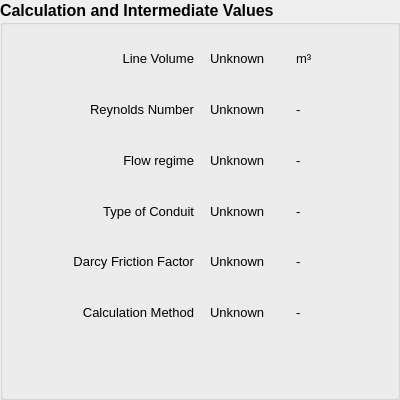
   <widget class="QGroupBox" name="Output">
    <property name="geometry">
     <rect>
      <x>430</x>
      <y>210</y>
      <width>400</width>
      <height>400</height>
     </rect>
    </property>
    <property name="font">
     <font>
      <pointsize>12</pointsize>
      <weight>75</weight>
      <bold>true</bold>
     </font>
    </property>
    <property name="title">
     <string>Calculation and Intermediate Values</string>
    </property>
    <layout class="QGridLayout" name="gridLayout" columnminimumwidth="180,0,0">
     <item row="0" column="0">
      <widget class="QLabel" name="label_19">
       <property name="font">
        <font>
         <pointsize>10</pointsize>
         <weight>50</weight>
         <bold>false</bold>
        </font>
       </property>
       <property name="text">
        <string>Line Volume</string>
       </property>
       <property name="alignment">
        <set>Qt::AlignRight|Qt::AlignTrailing|Qt::AlignVCenter</set>
       </property>
      </widget>
     </item>
     <item row="0" column="1">
      <widget class="QLabel" name="Output_LineVolume">
       <property name="font">
        <font>
         <pointsize>10</pointsize>
         <weight>50</weight>
         <bold>false</bold>
        </font>
       </property>
       <property name="text">
        <string>Unknown</string>
       </property>
       <property name="indent">
        <number>10</number>
       </property>
      </widget>
     </item>
     <item row="0" column="2">
      <widget class="QLabel" name="label_20">
       <property name="font">
        <font>
         <pointsize>10</pointsize>
         <weight>50</weight>
         <bold>false</bold>
        </font>
       </property>
       <property name="text">
        <string>m³</string>
       </property>
      </widget>
     </item>
     <item row="1" column="0">
      <widget class="QLabel" name="label_17">
       <property name="font">
        <font>
         <pointsize>10</pointsize>
         <weight>50</weight>
         <bold>false</bold>
        </font>
       </property>
       <property name="text">
        <string>Reynolds Number</string>
       </property>
       <property name="alignment">
        <set>Qt::AlignRight|Qt::AlignTrailing|Qt::AlignVCenter</set>
       </property>
      </widget>
     </item>
     <item row="1" column="1">
      <widget class="QLabel" name="Output_Reynolds">
       <property name="font">
        <font>
         <pointsize>10</pointsize>
         <weight>50</weight>
         <bold>false</bold>
        </font>
       </property>
       <property name="text">
        <string>Unknown</string>
       </property>
       <property name="indent">
        <number>10</number>
       </property>
      </widget>
     </item>
     <item row="1" column="2">
      <widget class="QLabel" name="label_18">
       <property name="font">
        <font>
         <pointsize>10</pointsize>
         <weight>50</weight>
         <bold>false</bold>
        </font>
       </property>
       <property name="text">
        <string>-</string>
       </property>
      </widget>
     </item>
     <item row="2" column="0">
      <widget class="QLabel" name="label_21">
       <property name="font">
        <font>
         <pointsize>10</pointsize>
         <weight>50</weight>
         <bold>false</bold>
        </font>
       </property>
       <property name="text">
        <string>Flow regime</string>
       </property>
       <property name="alignment">
        <set>Qt::AlignRight|Qt::AlignTrailing|Qt::AlignVCenter</set>
       </property>
      </widget>
     </item>
     <item row="2" column="1">
      <widget class="QLabel" name="Output_FlowRegime">
       <property name="font">
        <font>
         <pointsize>10</pointsize>
         <weight>50</weight>
         <bold>false</bold>
        </font>
       </property>
       <property name="text">
        <string>Unknown</string>
       </property>
       <property name="indent">
        <number>10</number>
       </property>
      </widget>
     </item>
     <item row="2" column="2">
      <widget class="QLabel" name="label_22">
       <property name="font">
        <font>
         <pointsize>10</pointsize>
         <weight>50</weight>
         <bold>false</bold>
        </font>
       </property>
       <property name="text">
        <string>-</string>
       </property>
      </widget>
     </item>
     <item row="3" column="0">
      <widget class="QLabel" name="label_23">
       <property name="font">
        <font>
         <pointsize>10</pointsize>
         <weight>50</weight>
         <bold>false</bold>
        </font>
       </property>
       <property name="text">
        <string>Type of Conduit</string>
       </property>
       <property name="alignment">
        <set>Qt::AlignRight|Qt::AlignTrailing|Qt::AlignVCenter</set>
       </property>
      </widget>
     </item>
     <item row="3" column="1">
      <widget class="QLabel" name="OUtput_ConduitType">
       <property name="font">
        <font>
         <pointsize>10</pointsize>
         <weight>50</weight>
         <bold>false</bold>
        </font>
       </property>
       <property name="text">
        <string>Unknown</string>
       </property>
       <property name="indent">
        <number>10</number>
       </property>
      </widget>
     </item>
     <item row="3" column="2">
      <widget class="QLabel" name="label_24">
       <property name="font">
        <font>
         <pointsize>10</pointsize>
         <weight>50</weight>
         <bold>false</bold>
        </font>
       </property>
       <property name="text">
        <string>-</string>
       </property>
      </widget>
     </item>
     <item row="4" column="0">
      <widget class="QLabel" name="label_29">
       <property name="font">
        <font>
         <pointsize>10</pointsize>
         <weight>50</weight>
         <bold>false</bold>
        </font>
       </property>
       <property name="text">
        <string>Darcy Friction Factor</string>
       </property>
       <property name="alignment">
        <set>Qt::AlignRight|Qt::AlignTrailing|Qt::AlignVCenter</set>
       </property>
      </widget>
     </item>
     <item row="4" column="1">
      <widget class="QLabel" name="Output_FrictionFactor">
       <property name="font">
        <font>
         <pointsize>10</pointsize>
         <weight>50</weight>
         <bold>false</bold>
        </font>
       </property>
       <property name="text">
        <string>Unknown</string>
       </property>
       <property name="indent">
        <number>10</number>
       </property>
      </widget>
     </item>
     <item row="4" column="2">
      <widget class="QLabel" name="label_30">
       <property name="font">
        <font>
         <pointsize>10</pointsize>
         <weight>50</weight>
         <bold>false</bold>
        </font>
       </property>
       <property name="text">
        <string>-</string>
       </property>
      </widget>
     </item>
     <item row="5" column="0">
      <widget class="QLabel" name="label_31">
       <property name="font">
        <font>
         <pointsize>10</pointsize>
         <weight>50</weight>
         <bold>false</bold>
        </font>
       </property>
       <property name="text">
        <string>Calculation Method</string>
       </property>
       <property name="alignment">
        <set>Qt::AlignRight|Qt::AlignTrailing|Qt::AlignVCenter</set>
       </property>
      </widget>
     </item>
     <item row="5" column="1">
      <widget class="QLabel" name="Output_CalcMethod">
       <property name="font">
        <font>
         <pointsize>10</pointsize>
         <weight>50</weight>
         <bold>false</bold>
        </font>
       </property>
       <property name="text">
        <string>Unknown</string>
       </property>
       <property name="indent">
        <number>10</number>
       </property>
      </widget>
     </item>
     <item row="5" column="2">
      <widget class="QLabel" name="label_32">
       <property name="font">
        <font>
         <pointsize>10</pointsize>
         <weight>50</weight>
         <bold>false</bold>
        </font>
       </property>
       <property name="text">
        <string>-</string>
       </property>
      </widget>
     </item>
     <item row="6" column="0">
      <widget class="QLabel" name="label_40">
       <property name="font">
        <font>
         <pointsize>10</pointsize>
         <weight>50</weight>
         <bold>false</bold>
        </font>
       </property>
       <property name="text">
        <string/>
       </property>
       <property name="alignment">
        <set>Qt::AlignRight|Qt::AlignTrailing|Qt::AlignVCenter</set>
       </property>
      </widget>
     </item>
     <item row="6" column="1">
      <widget class="QLabel" name="Output_Spare_1">
       <property name="font">
        <font>
         <pointsize>10</pointsize>
         <weight>50</weight>
         <bold>false</bold>
        </font>
       </property>
       <property name="text">
        <string/>
       </property>
       <property name="indent">
        <number>10</number>
       </property>
      </widget>
     </item>
     <item row="6" column="2">
      <widget class="QLabel" name="label_39">
       <property name="font">
        <font>
         <pointsize>10</pointsize>
         <weight>50</weight>
         <bold>false</bold>
        </font>
       </property>
       <property name="text">
        <string/>
       </property>
      </widget>
     </item>
    </layout>
   </widget>
